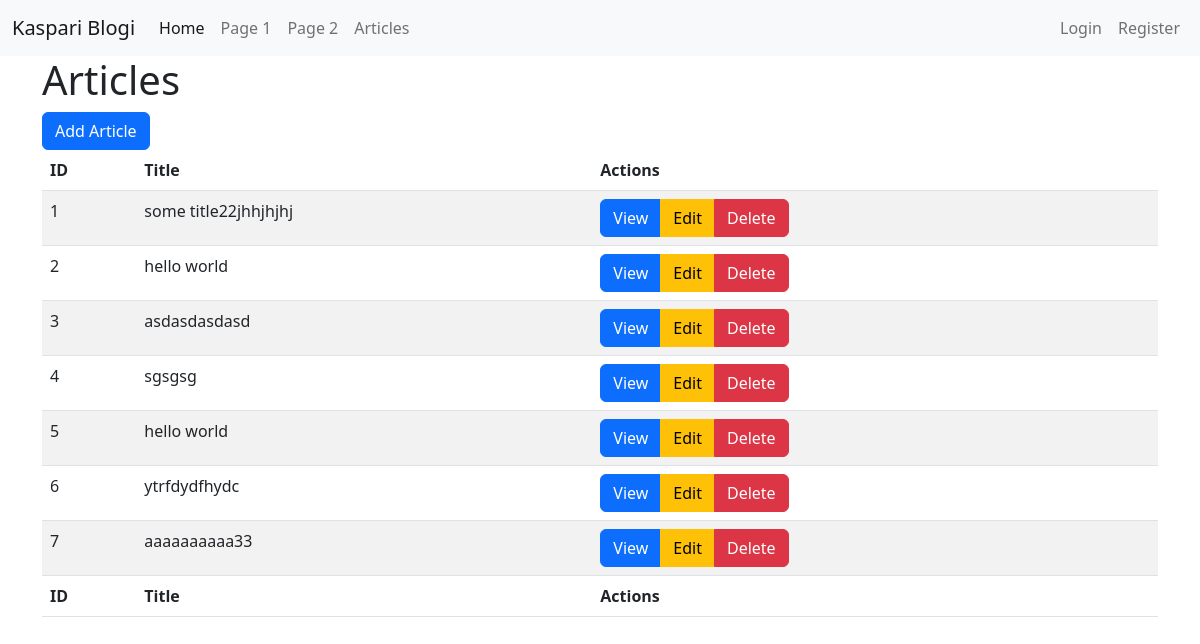
The page /articles on the database its author committed.
### tables this page shows
CREATE TABLE articles
(
    id    integer
        primary key autoincrement,
    title varchar(1023) not null,
    body  text          not null
);

### helpers.php (called while the page is built, shortened)
<?php
function view($viewName, $vars=[]){
    extract($vars);
    include "views/$viewName.php";
}

### src/Controllers/ArticleController.php (called while the page is built, shortened)
<?php
class ArticleController {
    public function index(){
        $articles = Article::all();
        view('articles/index', compact('articles'));
    }
}

### src/DB.php (called while the page is built, shortened)
<?php
class DB {
    protected $conn;
    public function __construct()
    {
        $this->conn = new PDO('sqlite:database.sqlite');
        $this->conn->setAttribute(PDO::ATTR_ERRMODE, PDO::ERRMODE_EXCEPTION);
    }
    public function all($table, $model){
        $stmt = $this->conn->prepare("SELECT * FROM $table");
        $stmt->execute();
        $stmt->setFetchMode(PDO::FETCH_CLASS, $model);
        return $stmt->fetchAll();
    }
}

### src/Models/Model.php (called while the page is built, shortened)
<?php
abstract class Model {
    protected static $table;
    public static function all(){
        $db = new DB();
        return $db->all(static::$table, static::class);
    }
}

### views/articles/index.php (the view, shortened to what this page needs)
<?php include 'views/partials/header.php'; ?>
<h1>Articles</h1>
<a href="/articles/create" class="btn btn-primary">Add Article</a>
<table class="table table-striped">
    <thead>
        <th>ID</th>
        <th>Title</th>
        <th>Actions</th>
    </thead>
    <tbody>
        <?php foreach ($articles as $article) : ?>
            <tr>
                <td><?=$article->id?></td>
                <td><?=$article->title?></td>
                <td>
                    <div class="btn-group">
                        <a href="/articles/view?id=<?=$article->id?>" class="btn btn-primary">View</a>
                        <a href="/articles/edit?id=<?=$article->id?>" class="btn btn-warning">Edit</a>
                        <a href="/articles/delete?id=<?=$article->id?>" class="btn btn-danger">Delete</a>
                    </div>
                </td>
            </tr>
        <?php endforeach; ?>
    </tbody>
    <tfoot>
        <th>ID</th>
        <th>Title</th>
        <th>Actions</th>
</table>
<?php include 'views/partials/footer.php'; ?>

### rows shown on the page
articles: id "1", title "some title22jhhjhjhj"
articles: id "2", title "hello world"
articles: id "3", title "asdasdasdasd"
articles: id "4", title "sgsgsg"
articles: id "5", title "hello world"
articles: id "6", title "ytrfdydfhydc"
articles: id "7", title "aaaaaaaaaa33"
